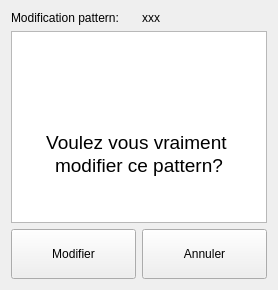
      <widget class="QWidget" name="page_3">
       <layout class="QGridLayout" name="gridLayout_3">
        <item row="0" column="1">
         <widget class="QLabel" name="label_24">
          <property name="text">
           <string>Modification pattern:</string>
          </property>
         </widget>
        </item>
        <item row="1" column="1" colspan="2">
         <widget class="QTextBrowser" name="textBrowser_2">
          <property name="html">
           <string>&lt;!DOCTYPE HTML PUBLIC &quot;-//W3C//DTD HTML 4.0//EN&quot; &quot;http://www.w3.org/TR/REC-html40/strict.dtd&quot;&gt;
&lt;html&gt;&lt;head&gt;&lt;meta name=&quot;qrichtext&quot; content=&quot;1&quot; /&gt;&lt;style type=&quot;text/css&quot;&gt;
p, li { white-space: pre-wrap; }
&lt;/style&gt;&lt;/head&gt;&lt;body style=&quot; font-family:'Ubuntu'; font-size:11pt; font-weight:400; font-style:normal;&quot;&gt;
&lt;p align=&quot;center&quot; style=&quot;-qt-paragraph-type:empty; margin-top:0px; margin-bottom:0px; margin-left:0px; margin-right:0px; -qt-block-indent:0; text-indent:0px;&quot;&gt;&lt;br /&gt;&lt;/p&gt;
&lt;p align=&quot;center&quot; style=&quot;-qt-paragraph-type:empty; margin-top:0px; margin-bottom:0px; margin-left:0px; margin-right:0px; -qt-block-indent:0; text-indent:0px; font-size:14pt;&quot;&gt;&lt;br /&gt;&lt;/p&gt;
&lt;p align=&quot;center&quot; style=&quot;-qt-paragraph-type:empty; margin-top:0px; margin-bottom:0px; margin-left:0px; margin-right:0px; -qt-block-indent:0; text-indent:0px;&quot;&gt;&lt;br /&gt;&lt;/p&gt;
&lt;p align=&quot;center&quot; style=&quot;-qt-paragraph-type:empty; margin-top:0px; margin-bottom:0px; margin-left:0px; margin-right:0px; -qt-block-indent:0; text-indent:0px;&quot;&gt;&lt;br /&gt;&lt;/p&gt;
&lt;p align=&quot;center&quot; style=&quot;-qt-paragraph-type:empty; margin-top:0px; margin-bottom:0px; margin-left:0px; margin-right:0px; -qt-block-indent:0; text-indent:0px;&quot;&gt;&lt;br /&gt;&lt;/p&gt;
&lt;p align=&quot;center&quot; style=&quot; margin-top:0px; margin-bottom:0px; margin-left:0px; margin-right:0px; -qt-block-indent:0; text-indent:0px;&quot;&gt;&lt;span style=&quot; font-size:14pt;&quot;&gt;Voulez vous vraiment &lt;/span&gt;&lt;/p&gt;
&lt;p align=&quot;center&quot; style=&quot; margin-top:0px; margin-bottom:0px; margin-left:0px; margin-right:0px; -qt-block-indent:0; text-indent:0px;&quot;&gt;&lt;span style=&quot; font-size:14pt;&quot;&gt;modifier ce pattern?&lt;/span&gt;&lt;/p&gt;&lt;/body&gt;&lt;/html&gt;</string>
          </property>
         </widget>
        </item>
        <item row="0" column="2">
         <widget class="QLabel" name="label_25">
          <property name="text">
           <string>xxx</string>
          </property>
         </widget>
        </item>
        <item row="3" column="1">
         <widget class="QPushButton" name="validerModificationPattern">
          <property name="minimumSize">
           <size>
            <width>0</width>
            <height>50</height>
           </size>
          </property>
          <property name="text">
           <string>Modifier</string>
          </property>
         </widget>
        </item>
        <item row="3" column="2">
         <widget class="QPushButton" name="annulerModificationPattern">
          <property name="minimumSize">
           <size>
            <width>0</width>
            <height>50</height>
           </size>
          </property>
          <property name="text">
           <string>Annuler</string>
          </property>
         </widget>
        </item>
       </layout>
      </widget>
